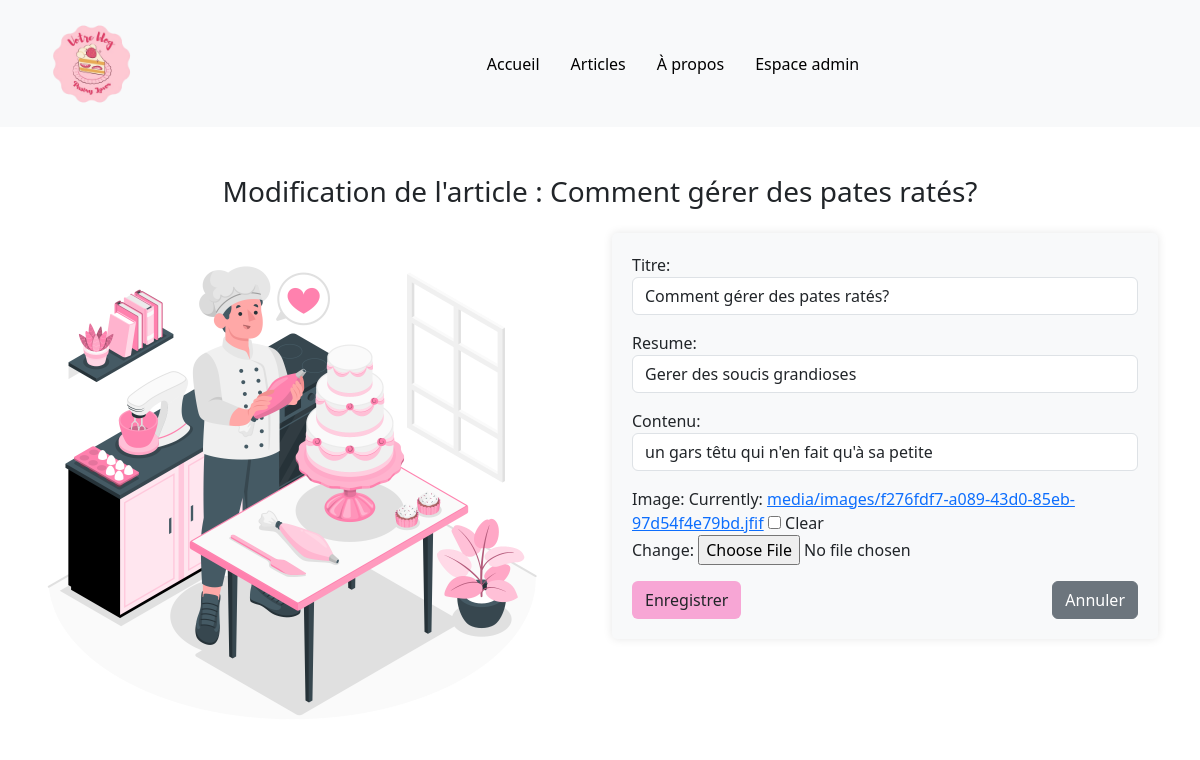
/editarticle/9/, run on the app's committed database.
### articles/models.py (models this page shows, shortened)
class Article(models.Model):
    titre= models.CharField(max_length=150)
    auteur = models.ForeignKey(User, on_delete=models.CASCADE)
    resume = models.CharField(max_length=250)
    contenu = models.TextField(blank=True)
    dateDePublication = models.DateField(auto_now_add=True)
    image = models.ImageField(upload_to='media/images/', blank=True, null=True)

### articles/views.py (the view)
# urls.py: path("editarticle/<int:id>/", modifier_article, name="update"),
def modifier_article(request, id):
    article = get_object_or_404(Article, id=id)
    if request.method == 'POST':
        edit_form = ArticleForm(request.POST, request.FILES, instance = article)
        if edit_form.is_valid():
            edit_form.save()
            return redirect('useradmin')
    else:
        edit_form = ArticleForm(instance=article)
    return render(request, 'edit_article.html', {'edit_form': edit_form, 'article': article})

### articles/forms.py
class ArticleForm(forms.ModelForm):
    class Meta:
        model = Article
        fields =['titre', 'resume', 'contenu', 'image']
        widgets = {
            'titre' : forms.TextInput(attrs = {'class': 'form-control'}),
            'resume' : forms.TextInput(attrs={'class': 'form-control'}),
            'contenu' : forms.TextInput(attrs={'class': 'form-control'}),
        }

### template/edit_article.html (shortened to what this page needs)
<!DOCTYPE html>
<html lang="en">
<head>
    {% load static %}
    <link rel="stylesheet" href="{% static 'css/styles.css' %}">
    <link href="https://cdn.jsdelivr.net/npm/bootstrap@5.3.3/dist/css/bootstrap.min.css" rel="stylesheet">
</head>
<body>
    <header>
        <nav class="navbar navbar-expand-lg bg-body-tertiary">
            <div class="container-fluid">
                <a class="navbar-brand" href="#">
                    <img src="{% static 'images/logo.png' %}" alt="Logo" width="100" height="100" class="d-inline-block align-text-top">
                </a>
                <div class="collapse navbar-collapse" id="navbarSupportedContent">
                    <ul class="navbar-nav me-auto mb-2 mb-lg-0">
                        <li class="nav-item">
                            <a class="nav-link active" aria-current="page" href="#">Accueil</a>
                        </li>
                        <li class="nav-item">
                            <a class="nav-link active" href="#">Articles</a>
                        </li>
                        <li class="nav-item">
                            <a class="nav-link active" href="#">À propos</a>
                        </li>
                        <li class="nav-item">
                            <a class="nav-link active" href="{% url 'useradmin' %}">Espace admin</a>
                        </li>
                    </ul>
                </div>
            </div>
        </nav>
    </header>
    <div class="container mt-5">
        <h3 class="text-center mb-4">Modification de l'article : {{ article.titre }}</h3>
        <div class="row">
            <div class="col-md-6">
                <img src="{% static 'images/y.png' %}" alt="Image d'illustration" class="img-fluid rounded">
            </div>
            <div class="col-md-6">
                <div class="custom-form1">
                    <form method="POST" enctype="multipart/form-data" action="{% url 'update' article.id %}">
                        {{ edit_form.as_p }}
                        <div class="d-flex justify-content-between mt-3">
                            <button type="submit" class="btn " style="background-color: #f7a6d5;">Enregistrer</button>
                            <button type="button" class="btn btn-secondary" onclick="window.history.back();">Annuler</button>
                        </div>
                    </form>
                </div>
            </div>
        </div>
    </div>
</body>
</html>

### static/css/styles.css (style rules this page uses)
.navbar-nav { display: flex; margin-left: auto; justify-content: center; gap: 15px; }
.nav-link { border-radius: 20px; padding: 10px 20px; transition: background-color 0.3s ease, box-shadow 0.3s ease; }
.navbar-brand { margin-left: 30px; }
.navbar-brand img { width: 100px; height: auto; }
h3 { color: #333; margin-bottom: 20px; }
img { max-height: 500px; object-fit: cover; }
.custom-form1 { padding: 20px; background-color: #f8f9fa; border-radius: 5px; box-shadow: 0 0 10px rgba(0, 0, 0, 0.1); }

### data on the page
Article: titre "Comment gérer des pates ratés?", resume "Gerer des soucis grandioses", contenu "un gars têtu qui n'en fait qu'à sa petite"
